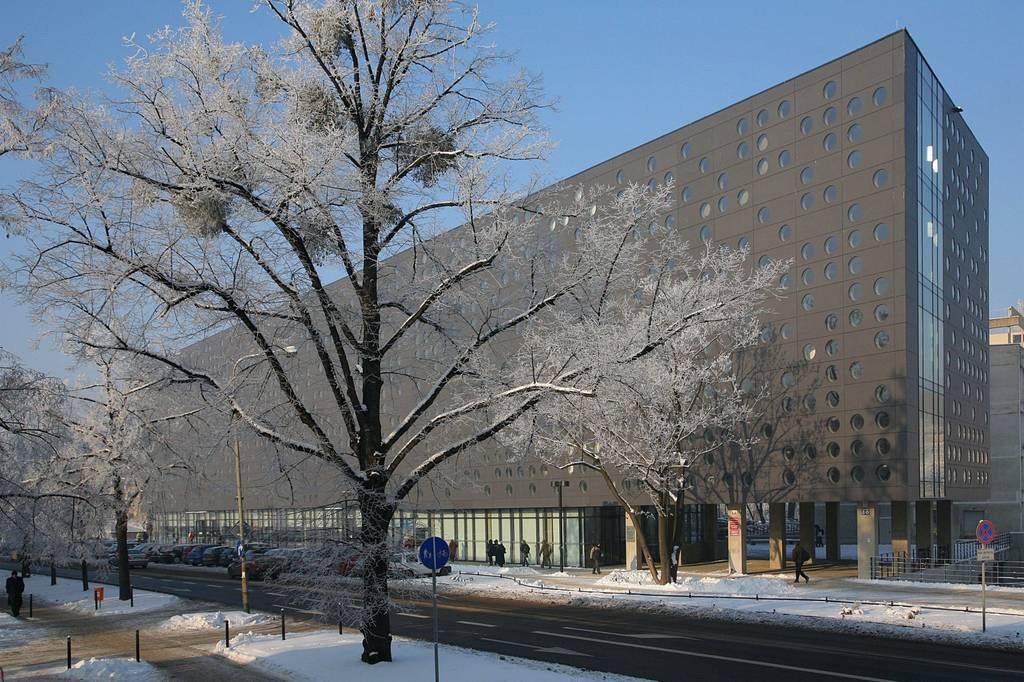
#> input picture obraz.jpg, 1024 x 682 px
$ jupyter execute lab5.ipynb
#> lines starting #> are read from the running program, lines starting #| are printed output that depends on the picture
[cell 1]
import numpy as np
import matplotlib.pyplot as plt
import scipy
import cv2

### Zad 1

[cell 2]
data_x = np.array([1, 2, 3])
data_y = np.array([1, 3, 8])

[cell 3]
def least_square_fit(x, y):
    x_mean = np.mean(x)
    y_mean = np.mean(y)
    xy_mean = np.mean(x * y)
    a = (xy_mean - (x_mean * y_mean)) / np.var(x)
    b = y_mean - a * x_mean
    return a, b

[cell 4]
a_lsf, b_lsf = least_square_fit(data_x, data_y)
y_lsf = a_lsf * data_x + b_lsf

np_poly = np.polyfit(data_x, data_y, deg=1)
y_np = np.polyval(np_poly, data_x)

plt.plot(data_x, data_y, "o", label="data")
plt.plot(data_x, y_lsf, alpha = 0.5, label="least square fit")
plt.plot(data_x, y_np, alpha=0.5, label="polyfit")
plt.legend()
plt.grid(True)

[cell 5]
function = "x**2+x"
interpolated_y = eval(function, {"x": data_x})
interpolated_y

poly = np.polyfit(data_x, data_y, deg=2)
y_fit = np.polyval(poly, data_x)

plt.plot(data_x, data_y, 'o', label="data")
plt.plot(data_x, interpolated_y, label="interpolated")
plt.plot(data_x, y_fit, label="polyfit")
plt.legend()
plt.grid(True)
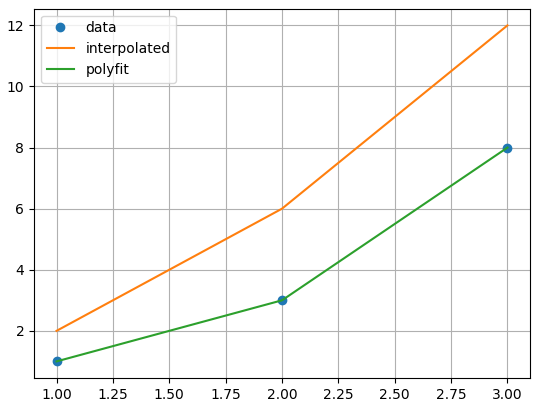
#> figure drawn by matplotlib, 1 panel

### Zad 2

[cell 6]
# https://en.wikipedia.org/wiki/Square_wave#Fourier_analysis
def fourier_expansion(t, f, number_of_sins):
    sin_sum = 0
    for i in range(1, number_of_sins * 2, 2):
        sin_sum += np.sin(2 * np.pi * f * t * i ) / i

    return sin_sum * 4 / np.pi

[cell 7]
def mse(a, b):
    return np.square(np.subtract(a, b)).mean()

[cell 8]
t = np.linspace(0, 10, 100)
square = scipy.signal.square(t)  # period 2pi

plt.plot(t, square)
for nb_of_sins in range(1, 10, 4):
    sins = fourier_expansion(t, 1/(2*np.pi), nb_of_sins)
    e = mse(sins, square)
    plt.plot(t, sins, label=f"nb of sins: {nb_of_sins}, mse {e:.2f}")

plt.legend(loc='upper center', bbox_to_anchor=(0.5, -0.05),
          fancybox=True, shadow=True, ncol=3)
plt.grid(True)
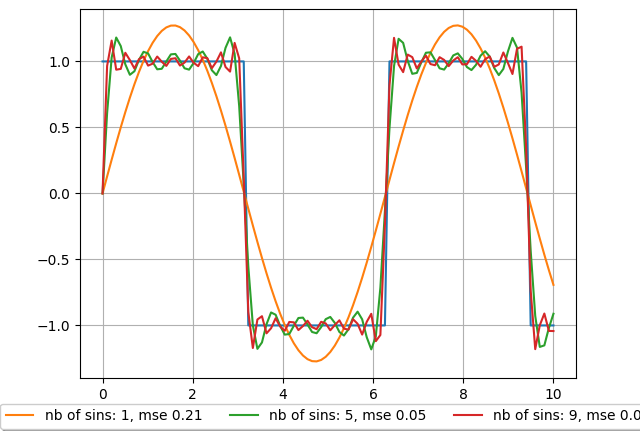
#> figure drawn by matplotlib, 1 panel; curve peaks at x = 0, y = 1; curve peaks at x = 7.88, y = 1.27; curve peaks at x = 2.83, y = 1.18

### Zad 3

[cell 9]
def konwolucja_iter(obraz, macierz):
    size=obraz.shape[0]-macierz.shape[0]+1
    k=macierz.shape[0]
    convolved_img=np.zeros(shape=(size, size))
    for i in range(size):
        for j in range(size):
            mat=obraz[i:i+k, j:j+k]
            pixel=np.sum(np.multiply(mat, macierz))
            if pixel > 0 : convolved_img[i, j] = pixel
            else : convolved_img[i, j] = 0

    return convolved_img

def konwolucja_fft(obraz, macierz): # dwuwymiarowa w dziedzinie czętotliwości
    size=obraz.shape[0] - macierz.shape[0] + 1
    convolved_img = np.fft.fft2(obraz, s=(size, size)) * np.fft.fft2(macierz, s=(size, size))
    convolved_img = np.fft.ifft2(convolved_img).real

    return convolved_img

[cell 10]
image = cv2.imread("obraz.jpg", cv2.IMREAD_GRAYSCALE)
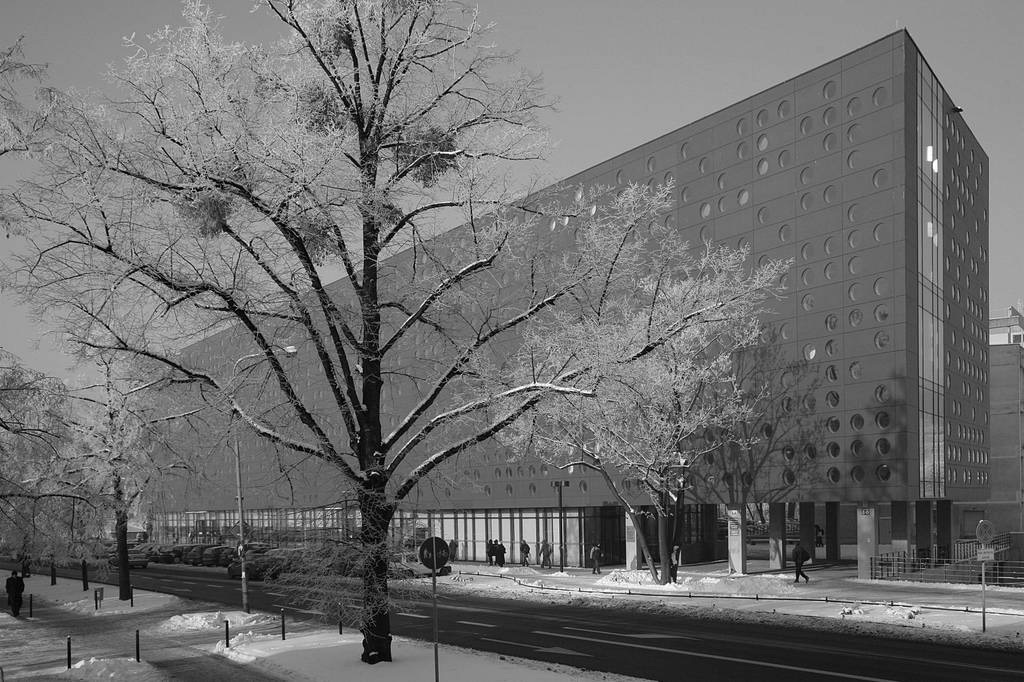
#> image: shape (682, 1024); min 0, max 255, mean 109.9
image = cv2.resize(image, (682,682))
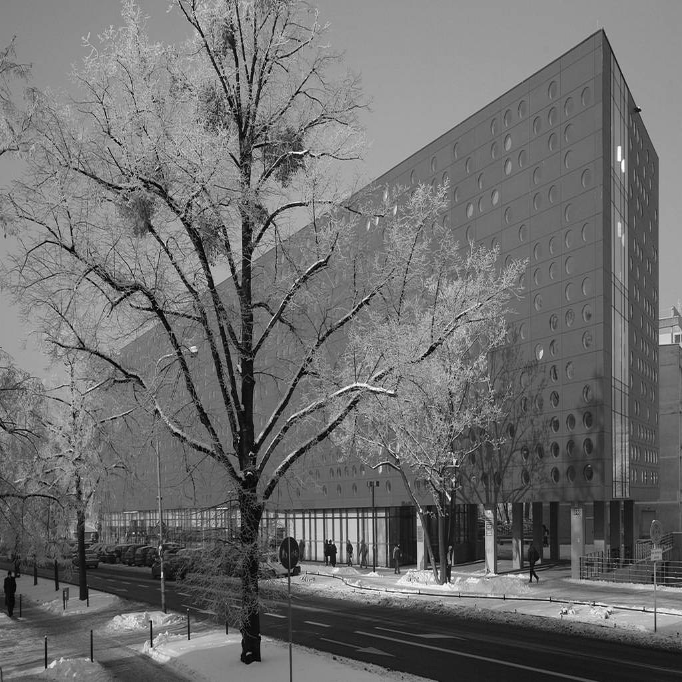
#> image: shape (682, 682); min 0, max 255, mean 109.9
plt.imshow(image, cmap="grey")

Maska pozwalająca na wyostrzenie zdjęcia, obraz dla transfomraty rożni się ze względu na ujemne wartość otrzymane z odwrotnej transformaty.

[cell 11]
sharpen = np.array([
    [0, -1, 0],
    [-1, 5, -1],
    [0, -1, 0]
])

median_image = konwolucja_iter(image, sharpen)
#> after the loop in konwolucja_iter, `for i in range(size):`:
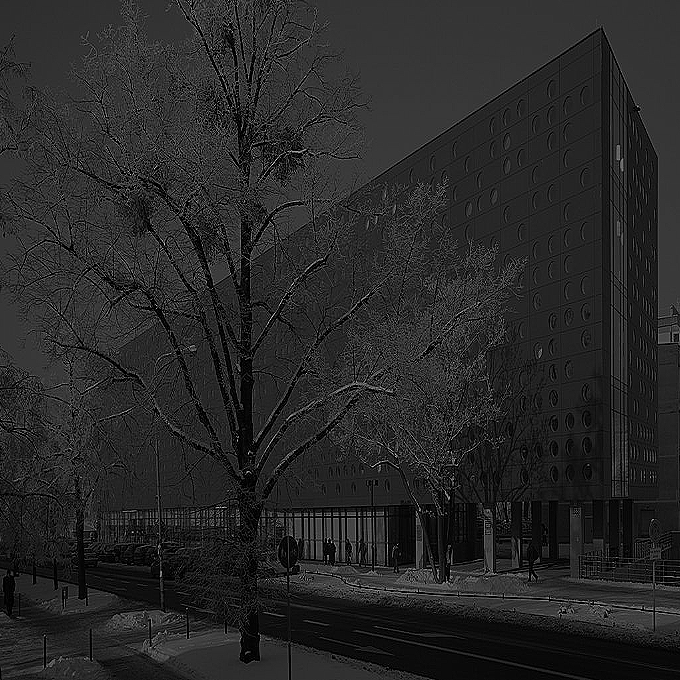
#> convolved_img: shape (680, 680) float64; min 0, max 720, mean 114.2; drawn with min black and max white
fft_median_image = konwolucja_fft(image, sharpen)
#> in konwolucja_fft, `convolved_img = np.fft.ifft2(convolved_img).real`:
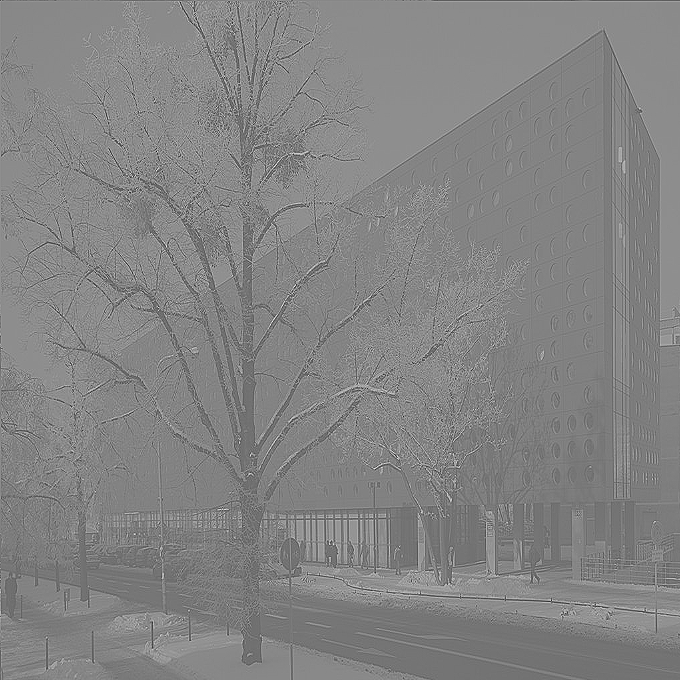
#> convolved_img: shape (680, 680) float64; min -544, max 720, mean 109.9; drawn with min black and max white

fig, ax = plt.subplots(1, 3)
fig.set_size_inches(18, 12)
ax[0].imshow(image, cmap="grey")
ax[1].imshow(median_image, cmap='grey')
ax[2].imshow(fft_median_image, cmap='grey')

[cell 12]
median = np.full((5, 5), 1/(5 * 5))

median_image = konwolucja_iter(image, median)
#> after the loop in konwolucja_iter (call 2), `for i in range(size):`:
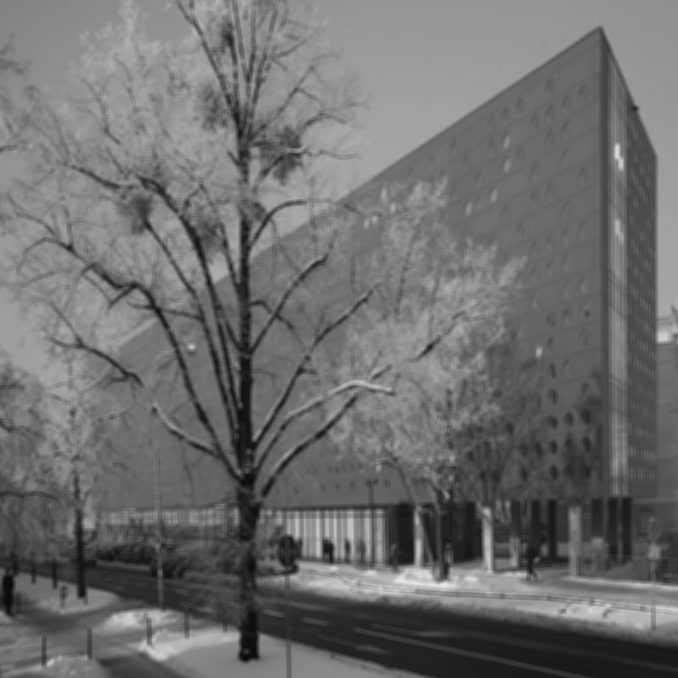
#> convolved_img: shape (678, 678) float64; min 8.08, max 235.4, mean 109.8
fft_median_image = konwolucja_fft(image, median)

fig, ax = plt.subplots(1, 3)
fig.set_size_inches(18, 12)
ax[0].imshow(image, cmap="grey")
ax[1].imshow(median_image, cmap='grey')
ax[2].imshow(fft_median_image, cmap='grey')

[cell 13]
identity = np.zeros((3, 3))
identity[3 // 2, 3 // 2] = 1

identity_image = konwolucja_iter(image, identity)
#> after the loop in konwolucja_iter (call 3), `for i in range(size):`:
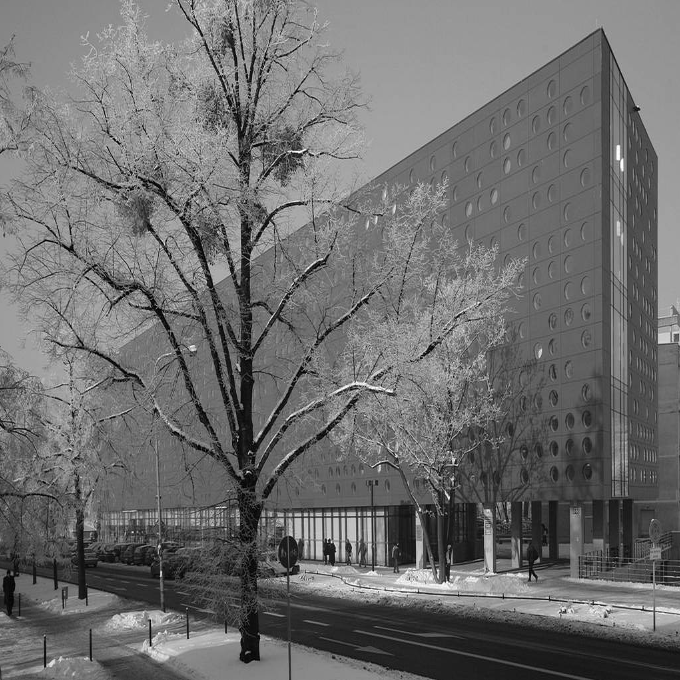
#> convolved_img: shape (680, 680) float64; min 0, max 255, mean 109.8
fft_identity_image = konwolucja_fft(image, identity)
#> in konwolucja_fft (call 3), `convolved_img = np.fft.ifft2(convolved_img).real`:
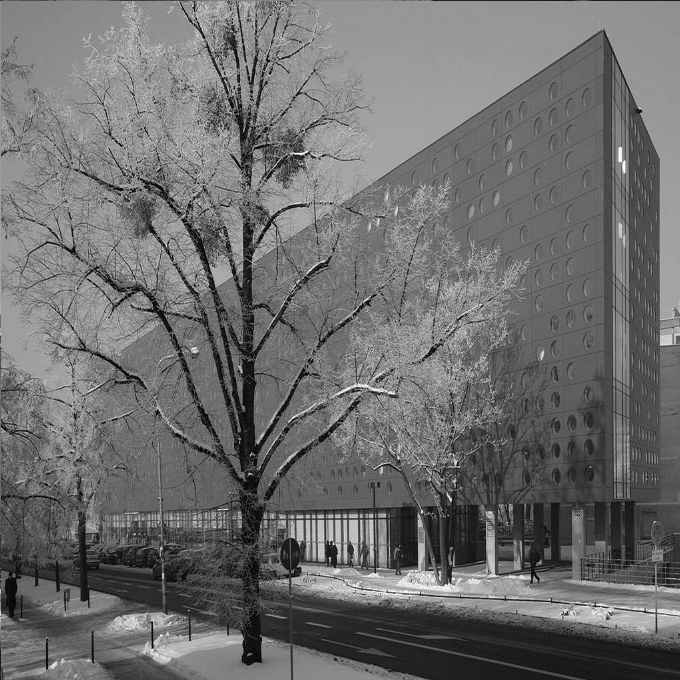
#> convolved_img: shape (680, 680) float64; min -6.15e-14, max 255, mean 109.9; drawn with min black and max white

fig, ax = plt.subplots(1, 3)
fig.set_size_inches(18, 12)
ax[0].imshow(image, cmap="grey")
ax[1].imshow(identity_image, cmap='grey')
ax[2].imshow(fft_identity_image, cmap='grey')

[cell 14]
fig, ax = plt.subplots(1, 2)
fig.set_size_inches(18, 12)
ax[0].imshow(median_image[0:100, 0:50], cmap='grey')
ax[1].imshow(fft_median_image[0:100, 0:50], cmap='grey')
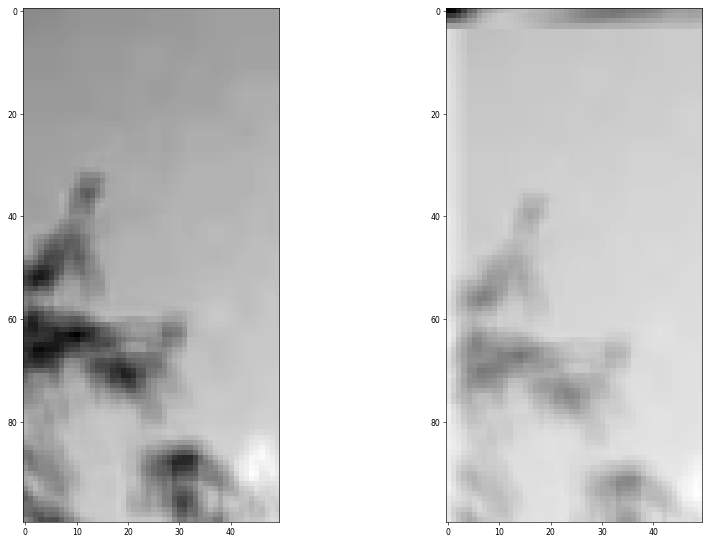
#> figure drawn by matplotlib, 2 panels
